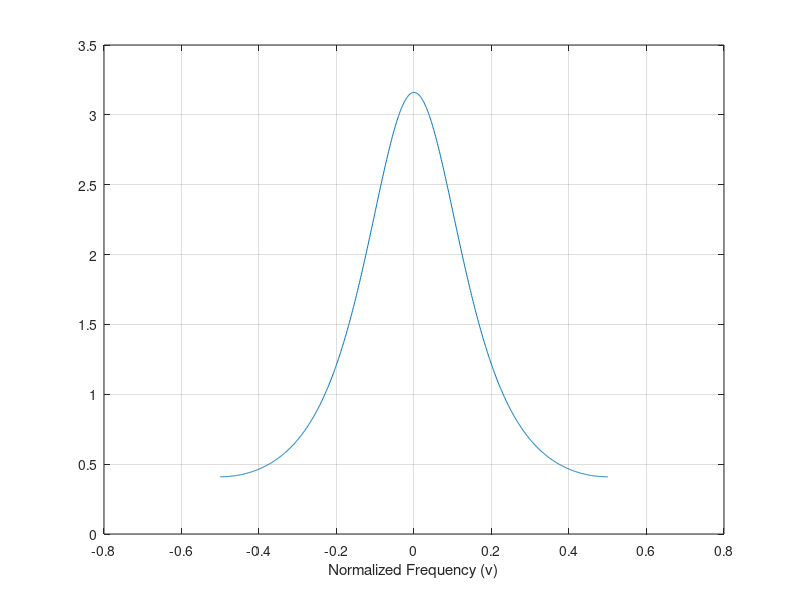

MATLAB code to generate this figure:
% Define the range of normalized frequency v
v = linspace(-0.5, 0.5, 1000); % Adjust the range as needed

% Calculate the expression
expr = 1 ./ (abs(1 - 0.25 * exp(-1i * 2 * pi * v)).^2 .* (1 + 0.25^2 - 0.5 * cos(2 * pi * v)));

% Create a figure and plot the expression
figure;
plot(v, expr);
%title('Power spectrum of R_{x2}');
xlabel('Normalized Frequency (v)');
%ylabel('Value');
grid on;

% Show the plot


